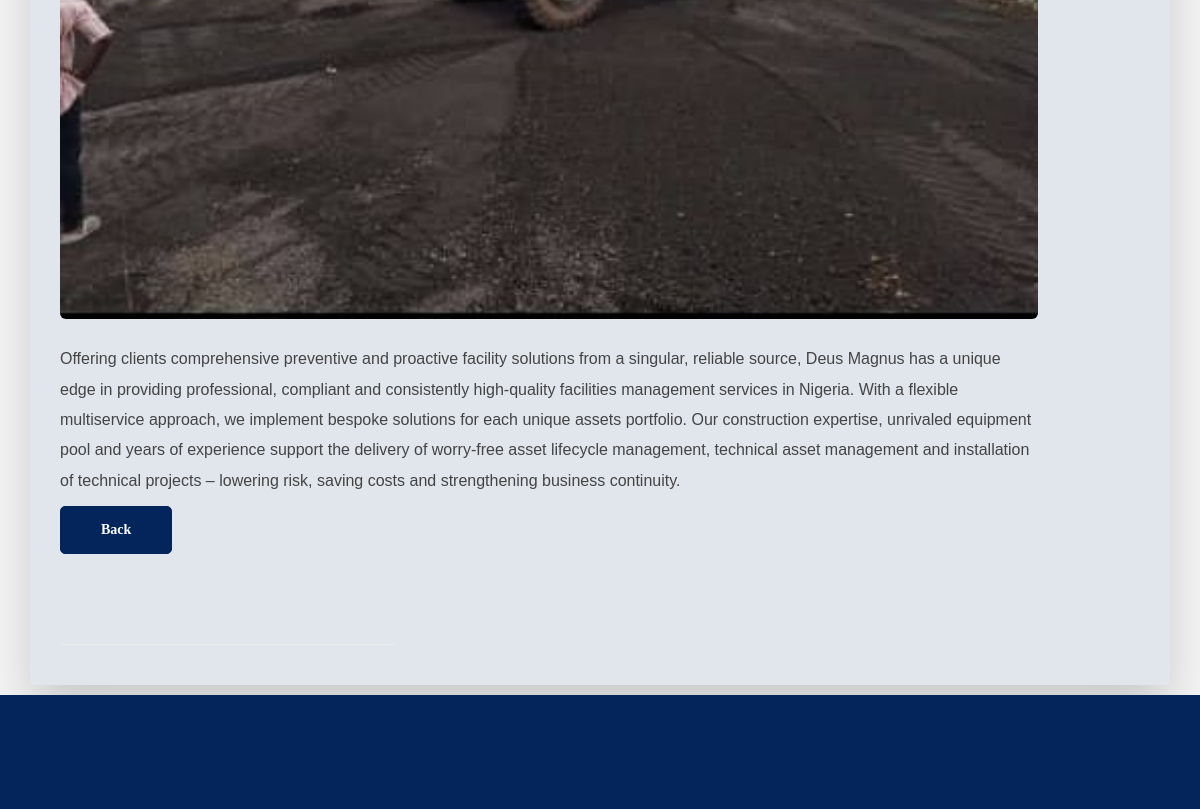
Page /blog_article/3/ (middle part) on the earlier database version.
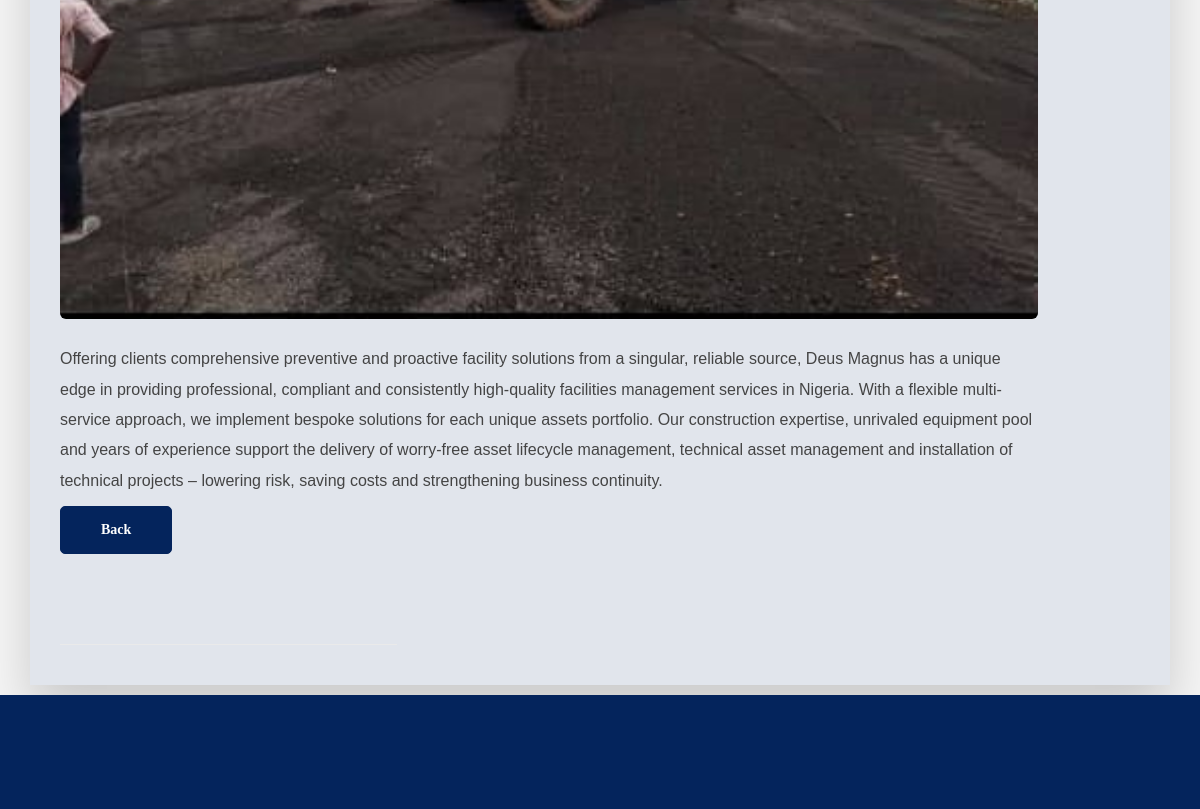
Same page on the later database version.
### deus_magnus/models.py (models this page shows, shortened)
class BlogDeusMagnus(models.Model):
    blog_deus_magnus_title = models.CharField(max_length=255, blank=True, null=True)
    blog_deus_magnus_description = models.TextField()
    blog_deus_magnus_slug = models.SlugField (max_length=255,blank=True, null=True)
    blog_deus_magnus_img = models.ImageField(upload_to='blog_images/')
    blog_deus_magnus_publish_date = models.DateTimeField (auto_now_add= True)
    blog_deus_magnus_author = models.ForeignKey(User, on_delete=models.CASCADE)
    blog_deus_magnus_subtitle = models.CharField(max_length=300,blank=True,)
    STATUS_CHOICES = [
        ("draft", "Draft"),
        ("published", "Published"),
    ]
    blog_deus_magnus_status = models.CharField(max_length=10,choices=STATUS_CHOICES,default="published",)
    blog_deus_magnus_published_at = models.DateTimeField(null=True,blank=True,)
    class Meta:
        ordering =['-blog_deus_magnus_publish_date']

### deus_magnus/views.py (the view)
# urls.py: path("blog_article/<int:pk>/",BlogArticleDetail.as_view(),name="blog_detail",),
class BlogArticleDetail(DetailView):
    model = BlogDeusMagnus
    template_name = "deus_magnus/blog_article_detail.html"
    context_object_name = "object"
    def get_queryset(self):
        return BlogDeusMagnus.objects.filter(
            blog_deus_magnus_status="published"
        )
    def get_context_data(self, **kwargs):
        context = super().get_context_data(**kwargs)
        context["safe_blog_content"] = sanitize_blog_html(
            self.object.blog_deus_magnus_description
        )
        return context

### deus_magnus/views.py (called while the page is built)
def sanitize_blog_html(content):
    return bleach.clean(
        content or "",
        tags=ALLOWED_BLOG_TAGS,
        attributes=ALLOWED_BLOG_ATTRIBUTES,
        protocols=ALLOWED_BLOG_PROTOCOLS,
        strip=True,
    )

### templates/deus_magnus/blog_article_detail.html (shortened to what this page needs)
{% extends "base.html" %}
{% load static %}
{% block content%}
<section class="section gb nopadtop">
    <div class="container">
        <div class="boxed">
            <div class="row">
                <div class="col-md-11">
                    <div class="content blog-list">
                        <div class="blog-wrapper clearfix">
                            <div class="blog-media">
                                <img src="{{ object.blog_deus_magnus_img.url }}" alt="" class="img-responsive img-rounded">
                            </div>
                            <div class="blog-desc-big">
                                <div class="blog-article-content">
                                    {{ safe_blog_content|safe }}
                                </div>
                            </div>
                        </div>
                        <div class="btn-wrapper">
                            <a href=""onclick="history.back(); return false;" class="btn btn-primary"style="border-radius: 5px;font-family: Georgia;"> Back</a>
                        </div>
                    </div>
                </div>
                <div class="sidebar col-md-4">
                    <div class="widget clearfix">
                    </div>
                </div>
            </div>
        </div>
    </div>
</section>
{% endblock %}

Differences in the rows shown:
changed BlogDeusMagnus: blog_deus_magnus_description "…Nigeria. With a flexible multiservice approach, we implement bespoke…" → "…Nigeria. With a flexible multi-service approach, we implement bespoke…"
